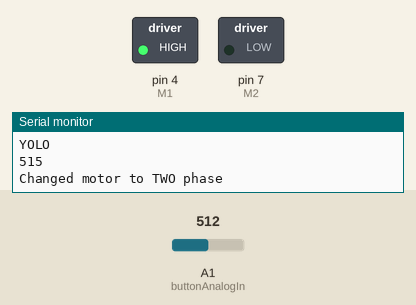
A sketch run on a simulated Arduino Uno, built with avr-gcc and run on an emulated ATmega328P. Parts: switched loads named in the sketch (green lamp = pin HIGH), the last lines printed to the serial monitor. Dashed ring = blinking. The inputs (shaded band) are chosen by the test bench; at power-on: A1 (buttonAnalogIn) = 512.

Above: at 1.2 s.
1.3 s: A1 (buttonAnalogIn) set to 1023
4.3 s: A1 (buttonAnalogIn) set to 511
At 13.54 s:
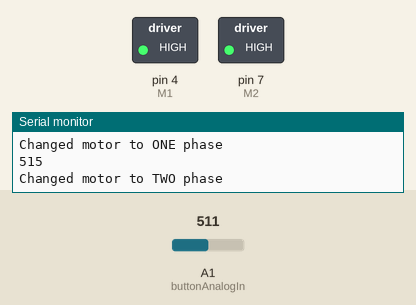
At 33.13 s:
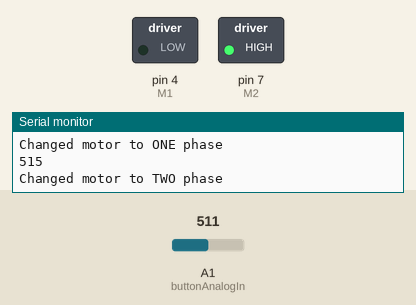
Timing chart, 0 to 34.4 s (numbered marks = the images above; inputs shaded):
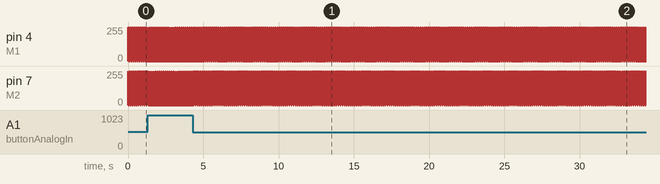

The sketch:

opdraht_6.ino
```cpp
//Arduino PWM Speed Control：
int E1 = 5;
int M1 = 4;
int E2 = 6;
int M2 = 7;


const int buttonAnalogIn = A1;

const int left = 1;
const int right = 2;

const int none = 0;

const int ONEPHASE = 1;
const int TWOPHASE = 2;
const int HALFSTEP = 3;

const int delayVal = 25;

int STEPPER_STEP = 0;

int prevInput = 0;

void setup()
{
    pinMode(M1, OUTPUT);
    pinMode(M2, OUTPUT);

    Serial.begin(9200);
    Serial.println("YOLO");
}

void loop()
{
    static int prevMillis5sec = 0;

    int mili = millis();

    if (mili > prevMillis5sec)
    {
      prevMillis5sec = mili + delayVal;

      controlmotor();
    }

    AnalogButtons();

}

void buttonChange(int value)
{
   switch(value)
   {
     case 1023:
     {
        if(STEPPER_STEP!=ONEPHASE)
        {
          STEPPER_STEP = ONEPHASE;
          Serial.println("Changed motor to ONE phase");
        }
        break;
     }
     case 515:
     {
        if(STEPPER_STEP!=TWOPHASE)
        {
          STEPPER_STEP = TWOPHASE;
          Serial.println("Changed motor to TWO phase");
        }
        break;
     }
     case 342:
     {
        if(STEPPER_STEP!=HALFSTEP)
        {
          STEPPER_STEP = HALFSTEP;
          Serial.println("Changed motor to HALFSTEP");
        }
        break;
     }
     case 256:
     {
        if(STEPPER_STEP!=none)
        {
          STEPPER_STEP = none;
          Serial.println("Stopped motor");
        }
        break;
     }
   }
}

void AnalogButtons()
{
  int analogInput = analogRead(buttonAnalogIn);
  analogInput = checkRange(analogInput, 256, 10);
  analogInput = checkRange(analogInput, 342, 10);
  analogInput = checkRange(analogInput, 515, 8);
  analogInput = checkRange(analogInput, 1023, 25);
  if (analogInput != prevInput)
  {
    prevInput = analogInput;
    Serial.println(prevInput);

    buttonChange(prevInput);
  }
}

void controlmotor()
{
    static int motorstep = 0;

   switch(STEPPER_STEP)
   {
     case ONEPHASE:
     {
       if(motorstep>4)
       {
         motorstep=0;
       }
       motorstep++;

       switch(motorstep)
       {
         case 1:
         {
            managecoils(none, right);
            break;
         }
         case 2:
         {
            managecoils(right, none);
            break;
         }
         case 3:
         {
           managecoils(none, left);
           break;
         }
         case 4:
         {
           managecoils(left, none);
           break;
         }
       }
       break;
     }
     case TWOPHASE:
     {
       if(motorstep>4)
       {
         motorstep=0;
       }
       motorstep++;

       switch(motorstep)
       {
         case 1:
         {
            managecoils(right, right);
            break;
         }
         case 2:
         {
            managecoils(right, left);
            break;
         }
         case 3:
         {
           managecoils(left, left);
           break;
         }
         case 4:
         {
           managecoils(left, right);
           break;
         }
       }
       break;
     }
     case HALFSTEP:
     {
       if(motorstep>8)
       {
         motorstep=0;
       }
       motorstep++;

       switch(motorstep)
       {
         case 1:
         {
            managecoils(none, right);
            break;
         }
         case 2:
         {
            managecoils(right, right);
            break;
         }
         case 3:
         {
           managecoils(right, none);
           break;
         }
         case 4:
         {
           managecoils(right, left);
           break;
         }
         case 5:
         {
           managecoils(none, left);
           break;
         }
         case 6:
         {
           managecoils(left, left);
           break;
         }
         case 7:
         {
           managecoils(left, none);
           break;
         }
         case 8:
         {
           managecoils(left, right);
           break;
         }
       }
       break;
     }
   }
}

void managecoils(int A, int B)
{
  switch(A)
  {
    case 1:
    {
       digitalWrite(M1, LOW);
       digitalWrite(E1, HIGH);
       break;
    }
    case 2:
    {
       digitalWrite(M1, HIGH);
       digitalWrite(E1, HIGH);
       break;
    }
    default:
    {
       digitalWrite(M1, LOW);
       digitalWrite(E1, LOW);
       break;
    }
  }
  switch(B)
  {
    case 1:
    {
       digitalWrite(M2, LOW);
       digitalWrite(E2, HIGH);
       break;
    }
    case 2:
    {
       digitalWrite(M2, HIGH);
       digitalWrite(E2, HIGH);
       break;
    }
    default:
    {
       digitalWrite(M2, LOW);
       digitalWrite(E2, LOW);
       break;
    }
  }
}

int checkRange(int input, int target, int tolerance)
{
  if (input + tolerance > target && input - tolerance < target)
  {
    return target;
  }
  return input;
}
```
